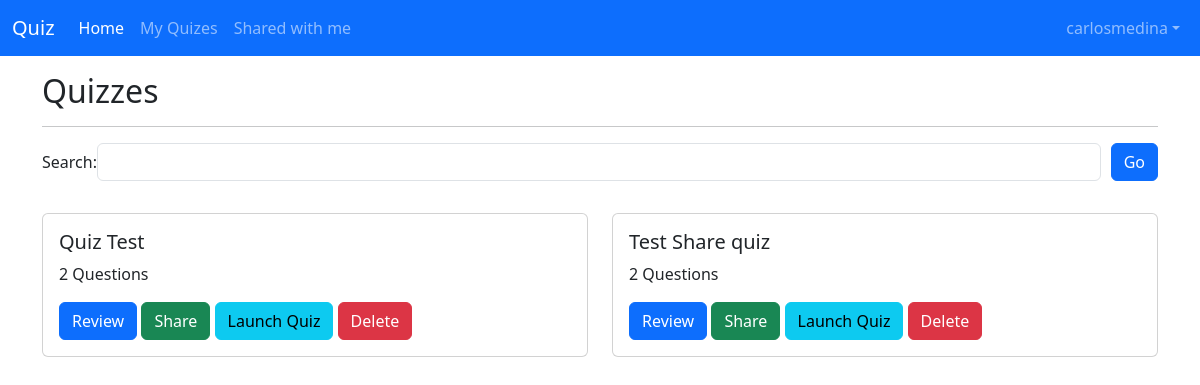
/quiz_list/ (signed in), run on the app's committed database.
### quizApp/models.py (models this page shows)
class Quiz(models.Model):
    name = models.CharField(max_length=100)
    owner = models.ForeignKey(User, on_delete=models.CASCADE, default=1)
    shared_with = models.ManyToManyField(User, related_name='shared_quizzes', blank=True)

### quizApp/views.py (the view)
# urls.py: path('quiz_list/', views.quiz_list, name='quiz_list'),
@login_required
def quiz_list(request):
    quizzes = Quiz.objects.filter(owner=request.user)
    form = SearchForm()
    return render(request, 'quiz_list.html', {'quizzes': quizzes, 'form': form})

### quizApp/forms.py
class SearchForm(forms.Form):
    query = forms.CharField()

### quizApp/templates/quiz_list.html
{% extends 'base.html' %}
{% block content %}
  <div class="container mt-3">
    <h2>Quizzes</h2>
    <hr>
    <div class="row">
      <div class="col-sm-12">
        <form method="GET" action="{% url 'quiz_search' %}" class="form-inline mb-3">
          <div class="d-flex align-items-center">
            <label for="search-input" class="mr-2">Search:</label>
            <input type="text" class="form-control mr-2" id="search-input" name="query" value="{{ request.GET.query }}" size="20" style="margin-right: 10px;">
            <button type="submit" class="btn btn-primary">Go</button>
          </div>
        </form>
      </div>
      {% for quiz in quizzes %}
        <div class="col-sm-6">
          <div class="card my-3">
            <div class="card-body">
              <h5 class="card-title">{{ quiz.name }}</h5>
              <p class="card-text">{{ quiz.questions.count }} Questions</p>
              <a href="{% url 'view_quiz' quiz.id %}" class="btn btn-primary mr-2">Review</a>
              <a href="{% url 'share_quiz' quiz.id %}" class="btn btn-success mr-2">Share</a>
              <a href="{% url 'launch_quiz' quiz.id %}" class="btn btn-info mr-2" >Launch Quiz </a>
              <a href="{% url 'delete_quiz' quiz.id %}" class="btn btn-danger mr-2" >Delete</a>
            </div>
          </div>
        </div>
      {% empty %}
        <div class="col-sm-12">
          <p>No quizzes yet.</p>
        </div>
      {% endfor %}
    </div>
  </div>
{% endblock %}

### quizApp/templates/base.html (shortened to what this page needs)
<html>
<head>
    <link href="https://cdn.jsdelivr.net/npm/bootstrap@5.3.0-alpha1/dist/css/bootstrap.min.css" rel="stylesheet">
</head>
<body>
<nav class="navbar navbar-expand-lg navbar-dark bg-primary">
    <div class="container-fluid">
        <a class="navbar-brand" href="#">Quiz</a>
        <div class="collapse navbar-collapse" id="navbarNav">
            <ul class="navbar-nav me-auto">
                {% if user.is_authenticated %}
                <li class="nav-item">
                    <a class="nav-link active" aria-current="page" href="{% url 'home' %}">Home</a>
                </li>
                <li class="nav-item">
                    <a class="nav-link" href="{% url 'quiz_list' %}">My Quizes</a>
                </li>
                <li class="nav-item">
                    <a class="nav-link" href="{% url 'shared_with_me' %}">Shared with me</a>
                </li>
                {% else %}
                <li class="nav-item">
                    <a class="nav-link active" aria-current="page" href="{% url 'home' %}">Home</a>
                </li>
                {% endif %}
            </ul>
            <ul class="navbar-nav ms-auto">
                {% if user.is_authenticated %}
                    <li class="nav-item dropdown">
                        <a class="nav-link dropdown-toggle" href="#" id="navbarDropdown" role="button" data-bs-toggle="dropdown" aria-expanded="false">{{ user.username }}</a>
                    </li>
                {% endif %}
            </ul>
        </div>
    </div>
</nav>
{% block content %}
{% endblock %}
</body>
</html>

### data on the page
Quiz: name "Quiz Test", questions.count "2"
Quiz: name "Test Share quiz", questions.count "2"

### other printed values
{{ user.username }} "carlosmedina"
